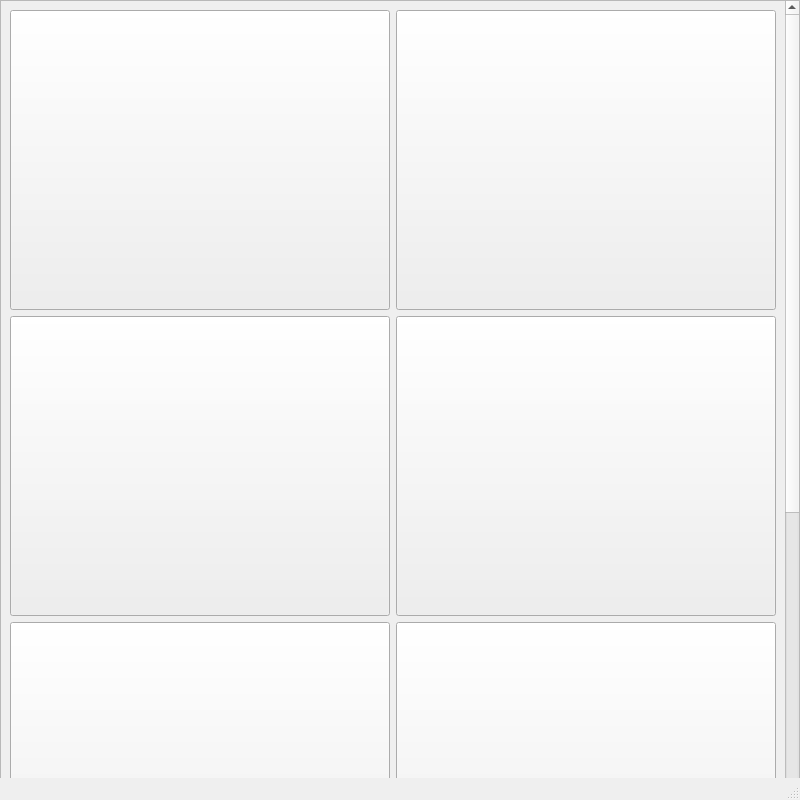
<?xml version="1.0" encoding="UTF-8"?>
<ui version="4.0">
 <class>MainWindow</class>
 <widget class="QMainWindow" name="MainWindow">
  <property name="geometry">
   <rect>
    <x>0</x>
    <y>0</y>
    <width>800</width>
    <height>800</height>
   </rect>
  </property>
  <property name="windowTitle">
   <string>MainWindow</string>
  </property>
  <widget class="QWidget" name="centralwidget">
   <widget class="QScrollArea" name="scrollArea">
    <property name="geometry">
     <rect>
      <x>0</x>
      <y>0</y>
      <width>800</width>
      <height>800</height>
     </rect>
    </property>
    <property name="lineWidth">
     <number>0</number>
    </property>
    <property name="midLineWidth">
     <number>0</number>
    </property>
    <property name="verticalScrollBarPolicy">
     <enum>Qt::ScrollBarAlwaysOn</enum>
    </property>
    <property name="widgetResizable">
     <bool>true</bool>
    </property>
    <property name="alignment">
     <set>Qt::AlignLeading|Qt::AlignLeft|Qt::AlignVCenter</set>
    </property>
    <widget class="QWidget" name="scrollAreaWidgetContents">
     <property name="geometry">
      <rect>
       <x>0</x>
       <y>0</y>
       <width>777</width>
       <height>1243</height>
      </rect>
     </property>
     <layout class="QGridLayout" name="gridLayout">
      <item row="0" column="0">
       <widget class="QPushButton" name="pushButton_1">
        <property name="minimumSize">
         <size>
          <width>0</width>
          <height>300</height>
         </size>
        </property>
        <property name="text">
         <string/>
        </property>
       </widget>
      </item>
      <item row="3" column="0">
       <widget class="QPushButton" name="pushButton_7">
        <property name="minimumSize">
         <size>
          <width>0</width>
          <height>300</height>
         </size>
        </property>
        <property name="text">
         <string/>
        </property>
       </widget>
      </item>
      <item row="3" column="1">
       <widget class="QPushButton" name="pushButton_8">
        <property name="minimumSize">
         <size>
          <width>0</width>
          <height>300</height>
         </size>
        </property>
        <property name="text">
         <string/>
        </property>
       </widget>
      </item>
      <item row="0" column="1">
       <widget class="QPushButton" name="pushButton_2">
        <property name="minimumSize">
         <size>
          <width>0</width>
          <height>300</height>
         </size>
        </property>
        <property name="text">
         <string/>
        </property>
       </widget>
      </item>
      <item row="1" column="1">
       <widget class="QPushButton" name="pushButton_4">
        <property name="minimumSize">
         <size>
          <width>0</width>
          <height>300</height>
         </size>
        </property>
        <property name="text">
         <string/>
        </property>
       </widget>
      </item>
      <item row="2" column="1">
       <widget class="QPushButton" name="pushButton_6">
        <property name="minimumSize">
         <size>
          <width>0</width>
          <height>300</height>
         </size>
        </property>
        <property name="text">
         <string/>
        </property>
       </widget>
      </item>
      <item row="2" column="0">
       <widget class="QPushButton" name="pushButton_5">
        <property name="minimumSize">
         <size>
          <width>0</width>
          <height>300</height>
         </size>
        </property>
        <property name="text">
         <string/>
        </property>
       </widget>
      </item>
      <item row="1" column="0">
       <widget class="QPushButton" name="pushButton_3">
        <property name="minimumSize">
         <size>
          <width>0</width>
          <height>300</height>
         </size>
        </property>
        <property name="text">
         <string/>
        </property>
       </widget>
      </item>
     </layout>
    </widget>
   </widget>
  </widget>
  <widget class="QMenuBar" name="menubar">
   <property name="geometry">
    <rect>
     <x>0</x>
     <y>0</y>
     <width>800</width>
     <height>26</height>
    </rect>
   </property>
  </widget>
  <widget class="QStatusBar" name="statusbar"/>
 </widget>
 <resources/>
 <connections/>
</ui>
